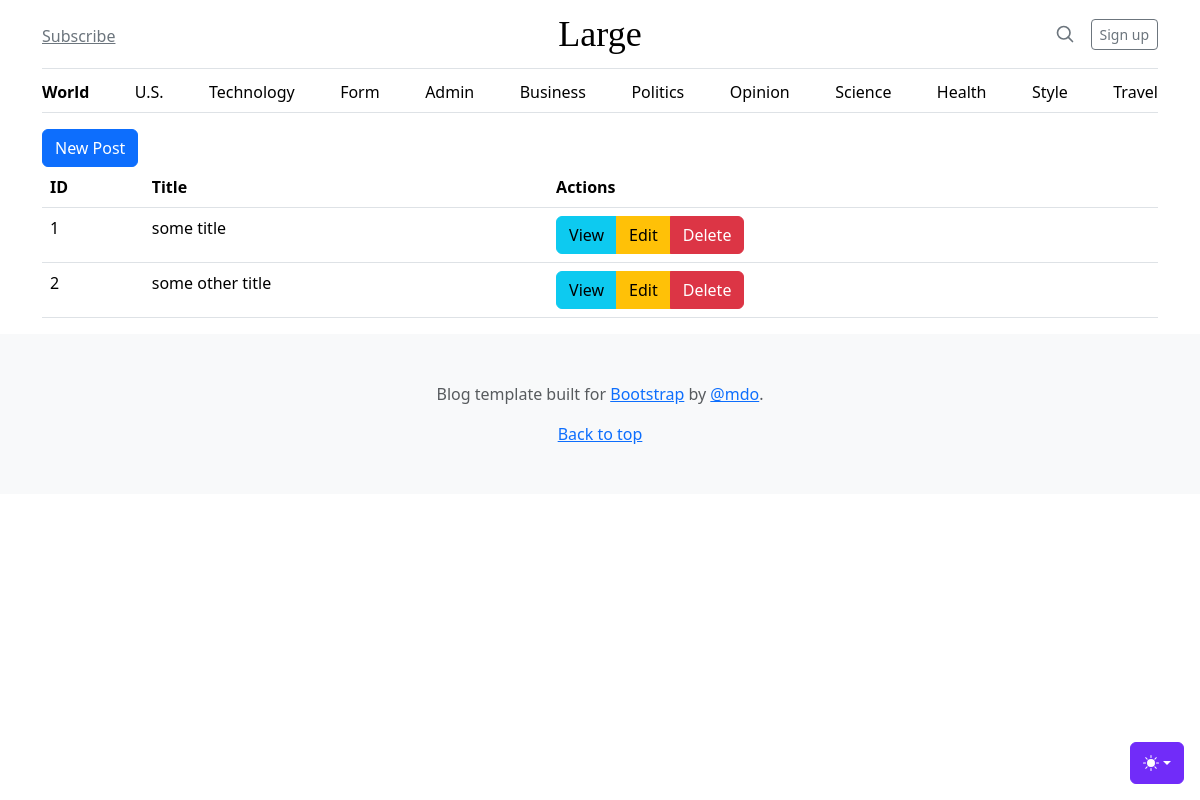
The page /admin/posts on the database as committed earlier.
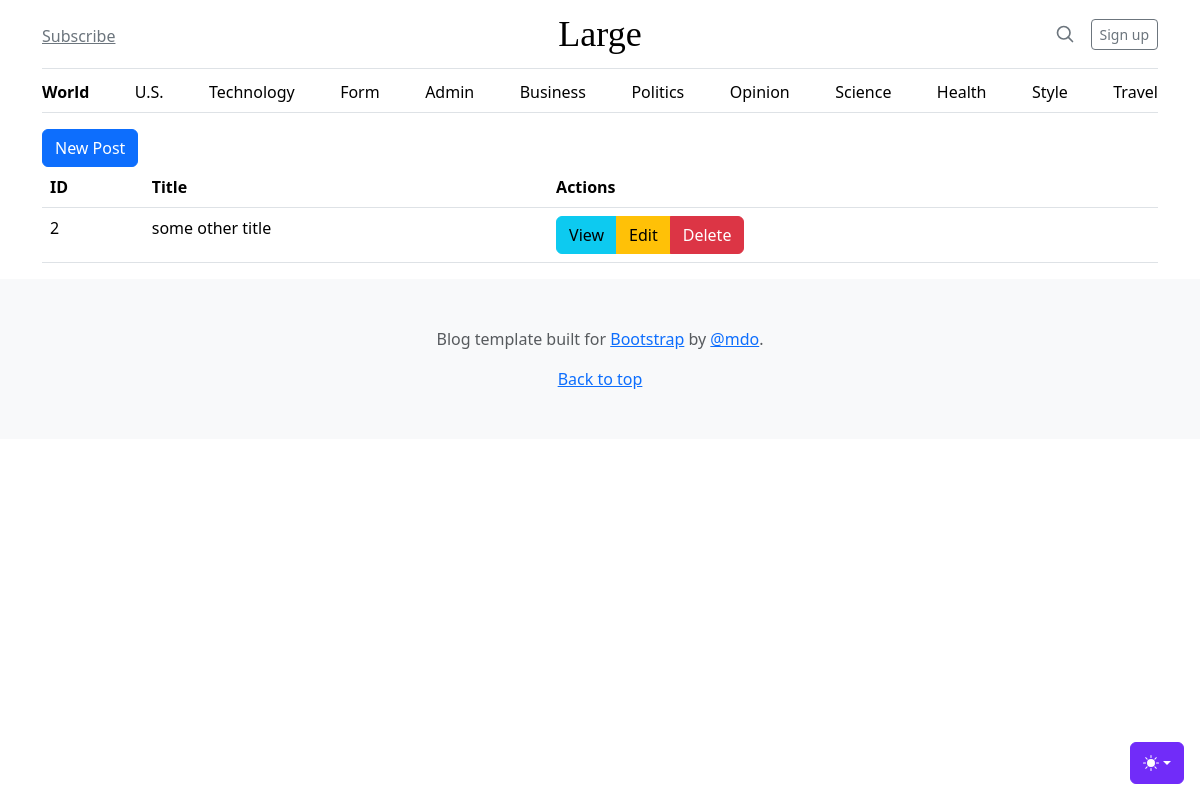
The same page on the database as committed later.
### tables this page shows
CREATE TABLE "posts"
(
    id    integer
        constraint posts_pk
            primary key autoincrement,
    title text not null,
    body  text not null
);

### src/Route.php (called while the page is built, shortened)
<?php
class Route {
    public function __construct($method, $path, $action)
    {
        $this->method = $method;
        $this->path = $path;
        $this->action = $action;
    }
}

### src/Router.php (called while the page is built, shortened)
<?php
class Router {
    private static $routes = [];
    private $path;
    private $method;
    public function __construct($path, $method)
    {
        $this->path = parse_url($path, PHP_URL_PATH);
        $this->method = $method;
    }
    public function match(){
        foreach(self::$routes as $route){
            if($route->path === $this->path && $route->method === $this->method){
                return $route;
            }
        }
        return false;
    }
    public static function addRoute($method, $path, $action){
        self::$routes[] = new Route($method, $path, $action);
    }
}

### helpers.php (called while the page is built, shortened)
<?php
function view($viewName, $vars=[]){
    extract($vars);
    include __DIR__ . "/views/$viewName.php";
}

### src/Controllers/PostsController.php (called while the page is built, shortened)
<?php
class PostsController
{
    public function index(){
        $posts = Post::all();
        view('posts/index', compact('posts'));
    }
}

### src/DB.php (called while the page is built, shortened)
<?php
class DB
{
    private $conn;
    public function __construct()
    {
        try {
            $this->conn = new PDO('sqlite:'. __DIR__ . '/../db.sqlite');
            $this->conn->setAttribute(PDO::ATTR_ERRMODE, PDO::ERRMODE_EXCEPTION);
        } catch (PDOException $e) {
            echo "Connection failed: " . $e->getMessage();
        }
    }
    public function all($table, $class)
    {
        $stmt = $this->conn->prepare("SELECT * FROM $table");
        $stmt->execute();
        $stmt->setFetchMode(PDO::FETCH_CLASS, $class);
        return $stmt->fetchAll();
    }
}

### src/Models/Model.php (called while the page is built, shortened)
<?php
class Model {
    public static $table;
    public static function all(){
        $db = new DB();
        return $db->all(static::$table, static::class);
    }
}

### views/posts/index.php (the view)
<?php include __DIR__ . '/../partials/header.php'; ?>
<main class="container">
    <a href="/admin/posts/create" class="btn btn-primary">New Post</a>
    <table class="table">
        <thead>
            <th>ID</th>
            <th>Title</th>
            <th>Actions</th>
        </thead>
        <tbody>
            <?php foreach ($posts as $post): ?>
                <tr>
                    <td><?= $post->id ?></td>
                    <td><?= $post->title ?></td>
                    <td>
                        <div class="btn-group" role="group" aria-label="Basic mixed styles example">
                            <a class="btn btn-info">View</a>
                            <a class="btn btn-warning">Edit</a>
                            <a class="btn btn-danger" href="/admin/posts/delete?id=<?=$post->id?>" >Delete</a>
                        </div>
                    </td>
                </tr>
            <?php endforeach ?>
        </tbody>
    </table>
</main>
<?php include __DIR__ .  '/../partials/footer.php'; ?>

### public/index.php (shortened to what this page needs)
<?php
spl_autoload_register(function($class){
    $class = substr($class, 4);
});
require __DIR__ . '/../helpers.php';
$router = new App\Router($_SERVER['REQUEST_URI'], $_SERVER['REQUEST_METHOD']);
$match = $router->match();
if($match){
    if(is_callable($match->action)) {
        call_user_func($match->action);
    } else if (is_array($match->action) && count($match->action) === 2){
        $controller = new $class();
        $method = $match->action[1];
        $controller->$method();
    }
} else {
    echo 'ERROR 404';
}

### views/partials/header.php (shortened to what this page needs)
<!doctype html>
<html lang="en" data-bs-theme="auto">
<head>
  <link rel="stylesheet" href="https://cdn.jsdelivr.net/npm/@docsearch/css@3">
  <link href="/assets/dist/css/bootstrap.min.css" rel="stylesheet">
  <link href="/blog.css" rel="stylesheet">
</head>
<body>
  <div class="dropdown position-fixed bottom-0 end-0 mb-3 me-3 bd-mode-toggle">
    <button class="btn btn-bd-primary py-2 dropdown-toggle d-flex align-items-center" id="bd-theme" type="button"
      aria-expanded="false" data-bs-toggle="dropdown" aria-label="Toggle theme (auto)">
      <svg class="bi my-1 theme-icon-active" width="1em" height="1em">
        <use href="#circle-half"></use>
      </svg>
    </button>
  </div>
  <div class="container">
    <header class="border-bottom lh-1 py-3">
      <div class="row flex-nowrap justify-content-between align-items-center">
        <div class="col-4 pt-1">
          <a class="link-secondary" href="#">Subscribe</a>
        </div>
        <div class="col-4 text-center">
          <a class="blog-header-logo text-body-emphasis text-decoration-none" href="#">Large</a>
        </div>
        <div class="col-4 d-flex justify-content-end align-items-center">
          <a class="link-secondary" href="#" aria-label="Search">
            <svg xmlns="http://www.w3.org/2000/svg" width="20" height="20" fill="none" stroke="currentColor"
              stroke-linecap="round" stroke-linejoin="round" stroke-width="2" class="mx-3" role="img"
              viewBox="0 0 24 24">
              <title>Search</title>
              <circle cx="10.5" cy="10.5" r="7.5" />
              <path d="M21 21l-5.2-5.2" />
            </svg>
          </a>
          <a class="btn btn-sm btn-outline-secondary" href="#">Sign up</a>
        </div>
      </div>
    </header>
    <?php include 'nav.php'; ?>
  </div>

### views/partials/nav.php
<div class="nav-scroller py-1 mb-3 border-bottom">
    <nav class="nav nav-underline justify-content-between">
        <a class="nav-item nav-link link-body-emphasis active" href="/">World</a>
        <a class="nav-item nav-link link-body-emphasis" href="/us">U.S.</a>
        <a class="nav-item nav-link link-body-emphasis" href="/tech">Technology</a>
        <a class="nav-item nav-link link-body-emphasis" href="/form">Form</a>
        <a class="nav-item nav-link link-body-emphasis" href="/admin/posts">Admin</a>
        <a class="nav-item nav-link link-body-emphasis" href="#">Business</a>
        <a class="nav-item nav-link link-body-emphasis" href="#">Politics</a>
        <a class="nav-item nav-link link-body-emphasis" href="#">Opinion</a>
        <a class="nav-item nav-link link-body-emphasis" href="#">Science</a>
        <a class="nav-item nav-link link-body-emphasis" href="#">Health</a>
        <a class="nav-item nav-link link-body-emphasis" href="#">Style</a>
        <a class="nav-item nav-link link-body-emphasis" href="#">Travel</a>
    </nav>
</div>

### views/partials/footer.php (shortened to what this page needs)
<footer class="py-5 text-center text-body-secondary bg-body-tertiary">
    <p>Blog template built for <a href="https://getbootstrap.com/">Bootstrap</a> by <a
        href="https://twitter.com/mdo">@mdo</a>.</p>
    <p class="mb-0">
      <a href="#">Back to top</a>
    </p>
  </footer>
</body>
</html>

### public/blog.css (style rules this page uses)
.blog-header-logo { font-family: "Playfair Display", Georgia, "Times New Roman", serif; font-size: 2.25rem; }

### views/partials/header.php (style rules this page uses)
.bi { vertical-align: -.125em; fill: currentColor; }
.nav-scroller { position: relative; z-index: 2; height: 2.75rem; overflow-y: hidden; }
.nav-scroller .nav { display: flex; flex-wrap: nowrap; padding-bottom: 1rem; margin-top: -1px; overflow-x: auto; text-align: center; white-space: nowrap; -webkit-overflow-scrolling: touch; }
.btn-bd-primary { --bd-violet-bg: #712cf9; --bd-violet-rgb: 112.520718, 44.062154, 249.437846; --bs-btn-font-weight: 600; --bs-btn-color: var(--bs-white); --bs-btn-bg: var(--bd-violet-bg); --bs-btn-border-color: var(--bd-violet-bg); --bs-btn-hover-color: var(--bs-white); --bs-btn-hover-bg: #6528e0; --bs-btn-hover-border-color: #6528e0; --bs-btn-focus-shadow-rgb: var(--bd-violet-rgb); --bs-btn-active-color: var(--bs-btn-hover-color); --bs-btn-active-bg: #5a23c8; --bs-btn-active-border-color: #5a23c8; }
.bd-mode-toggle { z-index: 1500; }

Rows that differ between the two databases and show on the page:
removed posts: id "1", title "some title"
